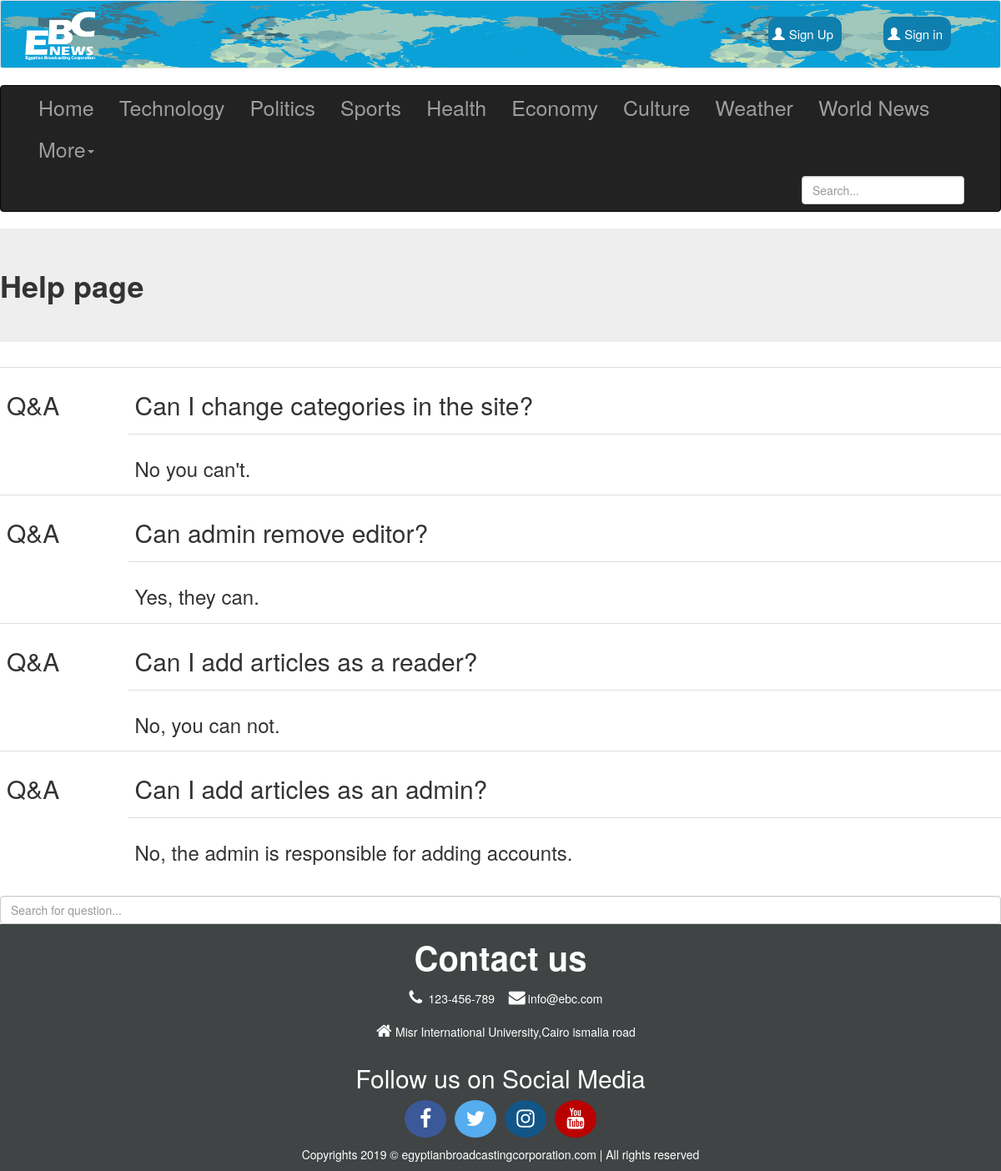
The page /Help.php on the database its author committed.
### tables this page shows
CREATE TABLE IF NOT EXISTS `questions` (
  `Message` varchar(4000) NOT NULL,
  `Answer` varchar(4000) NOT NULL,
  `ID` int(11) NOT NULL AUTO_INCREMENT,
  PRIMARY KEY (`ID`)
);

### Help_PHP.php (the view, shortened to what this page needs)
<?php
		$servername = "localhost";
		$username = "root";
		$password = "";
		$dbname = "webproject";
		$conn = new mysqli($servername, $username, $password, $dbname);
		$sql="SELECT * FROM questions WHERE Answer IS NOT NULL;";
		$result=mysqli_query($conn,$sql);
		if($result)
		{
			$num=mysqli_num_rows($result);
			echo"<table class='table'>";
			for($i=0;$i<$num;$i++)
			{
				$row = mysqli_fetch_array($result);
				echo"
					<tr>
						<td rowspan='2'><h2>Q&A</h2></td>
						<td> <div class='text'> <b><h2>".$row['Message']."</h2></b></div> </td>
					</tr>
					<tr>
						<td> <div class='text'><h3>".$row['Answer']."</h3></div> </td>
					</tr>
					";
			}
		}
		echo"</table>";
?>

### rows shown on the page
questions: Message "Can I change categories in the site?", Answer "No you can't."
questions: Message "Can admin remove editor?", Answer "Yes, they can."
questions: Message "Can I add articles as a reader?", Answer "No, you can not."
questions: Message "Can I add articles as an admin?", Answer "No, the admin is responsible for adding accounts."
